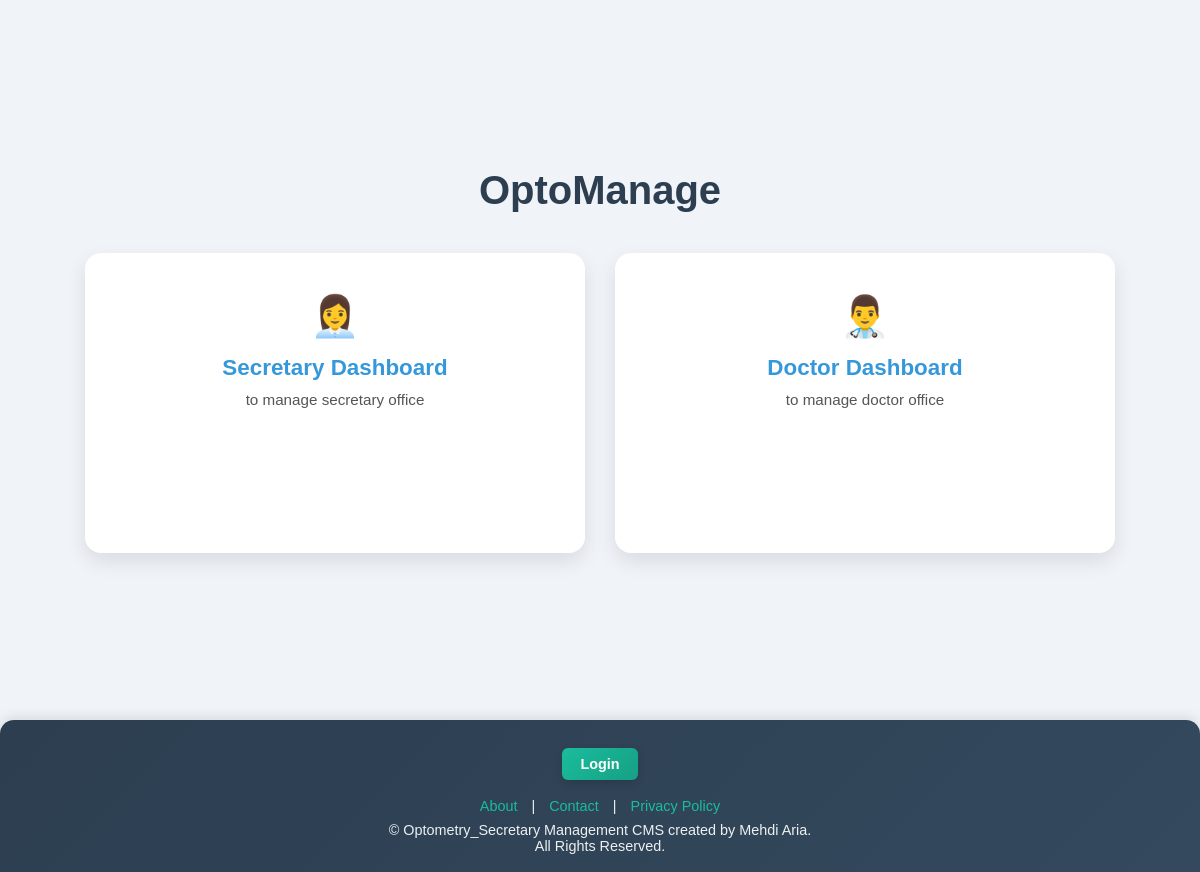
Page /dashboard/ on the earlier database version.
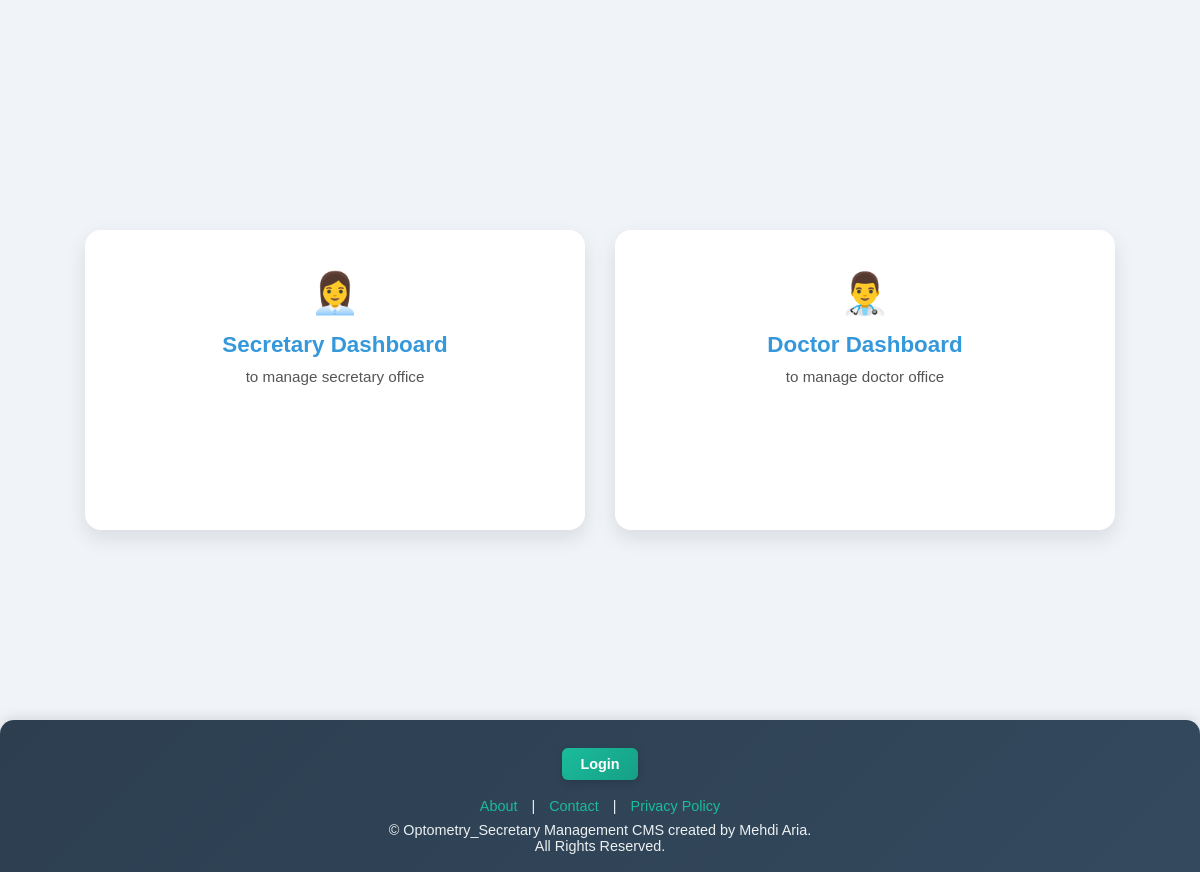
Same page on the later database version.
### core/models.py (models this page shows, shortened)
class SiteSetting(models.Model):
    site_name = models.CharField(max_length=200, default="My Project")
    logo = models.ImageField(upload_to="logos/", blank=True, null=True)
    favicon = models.ImageField(upload_to="logos/",default="optomanage.png", blank=True, null=False)  # small icon for browser tab
    theme_color = models.CharField(max_length=20, default="#3498db")
    pp_button_color = models.CharField(max_length=20, default="#2980b9")
    maintenance_mode = models.BooleanField(default=False)
    class Meta:
        verbose_name = "Site Setting"
        verbose_name_plural = "Site Settings"

### core/views.py (the view)
# urls.py: path("dashboard/", views.dashboard_view, name="dashboard"),
def dashboard_view(request):
    return render(request, 'core/home.html')

### core/context_processors.py (called while the page is built)
def site_settings(request):
    settings = SiteSetting.objects.first()
    return {"site_settings": settings}

### core/templates/core/home.html (shortened to what this page needs)
{% extends "base.html" %}
{% block content %}
<div class="home-container">
  <h1>{{ site_settings.site_name }}</h1>
  <div class="cards">
    <a href="{% url 'secretary:dashboard' %}" class="card">
      <div class="card-icon">👩‍💼</div>
      <h2>Secretary Dashboard</h2>
      <p> to manage secretary office</p>
    </a>
    <a href="{% url 'doctor:dashboard' %}" class="card">
      <div class="card-icon">👨‍⚕️</div>
      <h2>Doctor Dashboard</h2>
      <p> to manage doctor office</p>
    </a>
  </div>
</div>
{% endblock %}

Differences in the rows shown:
removed SiteSetting: site_name "OptoManage"
